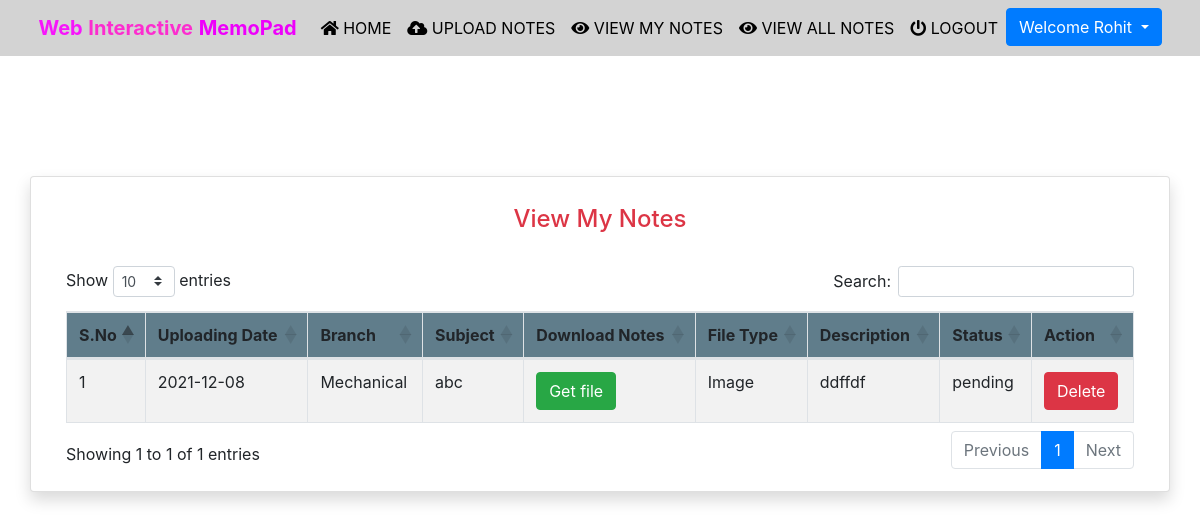
Page /view_mynotes (signed in) on the earlier database version.
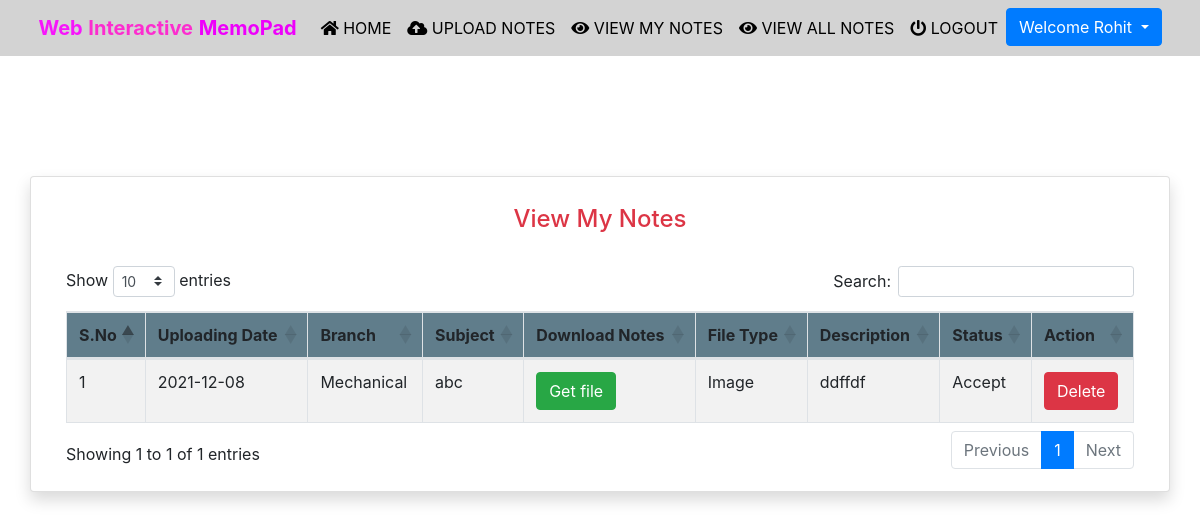
Same page on the later database version.
### notes/models.py (models this page shows, shortened)
class Notes(models.Model):
    user = models.ForeignKey(User,on_delete=models.CASCADE)
    uploadingdate = models.CharField(max_length=30)
    branch = models.CharField(max_length=30)
    subject = models.CharField(max_length=30)
    notesfile = models.FileField(null=True)
    filetype = models.CharField(max_length=30)
    description = models.CharField(max_length=200, null=True)
    status = models.CharField(max_length=15)

### notes/views.py (the view)
# urls.py: path('view_mynotes', view_mynotes, name='view_mynotes'),
def view_mynotes(request):
    if not request.user.is_authenticated:
        return redirect('login')
    user = User.objects.get(id=request.user.id)
    notes = Notes.objects.filter(user = user)
    d = {'notes':notes}
    return render(request,'view_mynotes.html',d)

### notes/templates/view_mynotes.html (shortened to what this page needs)
{% extends 'usernavigation.html'%}
{% load static %}
{% block body %}
<div class="container card shadow mt-5">
	<div class="card-body">
  <h1 class="text-success text-center"></h1>
            <h4 class="text-center text-danger">View My Notes</h4>
			<br>
			<table id="example" class="table table-striped table-bordered" style="width:100%">
				<thead style="background-color : #607d8b;">
					<tr>
						<th>S.No</th>
						<th>Uploading Date</th>
						<th>Branch</th>
						<th>Subject</th>
						<th>Download Notes</th>
						<th>File Type</th>
						<th>Description</th>
						<th>Status</th>
						<th>Action</th>
					</tr>
				</thead>
				{% for i in notes %}
				<tbody>
				<tr>
                  <td>{{forloop.counter}}</td>
					<td>{{i.uploadingdate}}</td>
					<td>{{i.branch}}</td>
					<td>{{i.subject}}</td>
					<td><a href="{{i.notesfile.url}}" class="btn btn-success" download>Get file</a></td>
					<td>{{i.filetype}}</td>
					<td>{{i.description}}</td>
					<td>{{i.status}}</td>
					<td><a href="{% url 'delete_mynotes' i.id %}" class="btn btn-danger" onclick="return confirm('Are your sure to Delete ?')">Delete</a></td>
                </tr>
				{% endfor %}
				</tbody>
	</table>
</div>
</div>
{% endblock %}

Differences in the rows shown:
changed Notes "Mechanical": status "pending" → "Accept"
